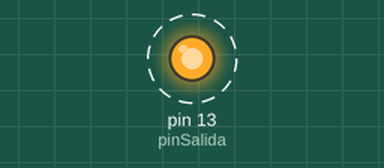
This sketch was run on a simulated Arduino Uno, built with avr-gcc and run on an emulated ATmega328P. Parts: output pins drawn as LEDs (lit = HIGH). Dashed ring = blinking. What the sketch prints to the serial monitor is not drawn.

Above: at 0.5 s.
Timing chart, 0 to 4.6 s (numbered marks = the images above):
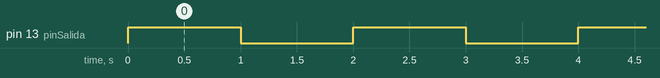

Measured:
- by itself, pin 13 (pinSalida): alternates HIGH for 1.0 s and LOW for 1.0 s

The sketch:

led.ino
```cpp
// inicializamos el pin 13
int pinSalida = 13;

void setup() {
  // abrimos el puerto serial para seguir eventos
  Serial.begin(9600);
  // configuramos el pin 13 como salida
  pinMode(pinSalida, OUTPUT);
}

void loop() {
  // encender led
  digitalWrite(pinSalida, HIGH);
  Serial.print("Encendido\n");
  delay(1000);

  // apagar led
  digitalWrite(pinSalida, LOW);
  Serial.print("Apagado\n");
  delay(1000);
}
```
